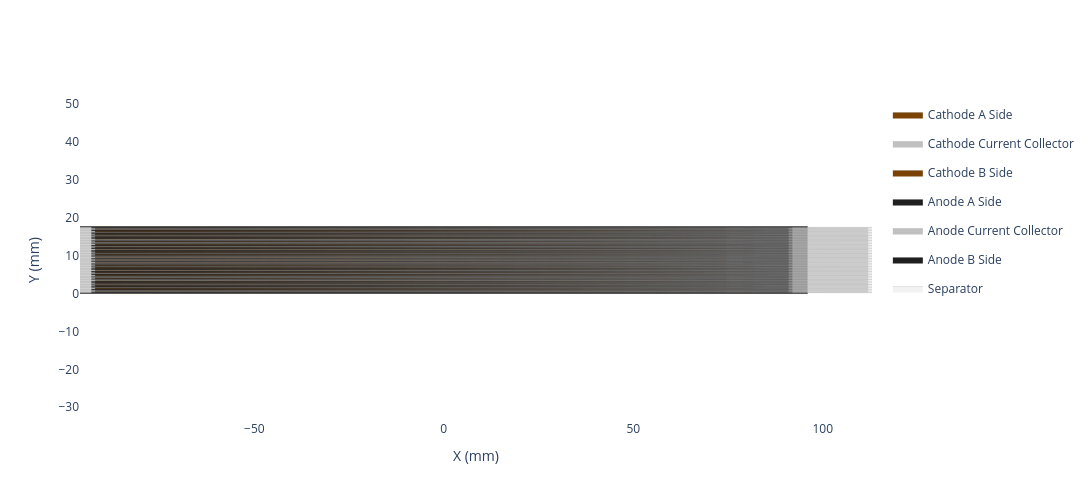

The notebook cell saved with this chart:
### Code cell
my_stack.get_side_view(width=1600, height=500).show()

### Figure 1 — Plotly figure (JSON) as saved in the notebook; plotly's stock layout.template omitted (floating-point values rounded to 4 significant figures; data arrays with more than 128 entries replaced by an {"elided": "..."} marker saying what was removed)
{"data": [{"fill": "toself", "fillcolor": "#7b4206", "legendgroup": "Cathode A Side", "line": {"color": "black", "width": 0.1}, "mode": "lines", "name": "Cathode A Side", "showlegend": true, "type": "scatter", "x": {"elided": "759 float values"}, "y": {"elided": "759 float values"}}, {"fill": "toself", "fillcolor": "#C0C0C0", "legendgroup": "Cathode Current Collector", "line": {"color": "black", "width": 0.1}, "mode": "lines", "name": "Cathode Current Collector", "showlegend": true, "type": "scatter", "x": {"elided": "759 float values"}, "y": {"elided": "759 float values"}}, {"fill": "toself", "fillcolor": "#7b4206", "legendgroup": "Cathode B Side", "line": {"color": "black", "width": 0.1}, "mode": "lines", "name": "Cathode B Side", "showlegend": true, "type": "scatter", "x": {"elided": "759 float values"}, "y": {"elided": "759 float values"}}, {"fill": "toself", "fillcolor": "#1f1f1f", "legendgroup": "Anode A Side", "line": {"color": "black", "width": 0.1}, "mode": "lines", "name": "Anode A Side", "showlegend": true, "type": "scatter", "x": {"elided": "778 float values"}, "y": {"elided": "778 float values"}}, {"fill": "toself", "fillcolor": "#C0C0C0", "legendgroup": "Anode Current Collector", "line": {"color": "black", "width": 0.1}, "mode": "lines", "name": "Anode Current Collector", "showlegend": true, "type": "scatter", "x": {"elided": "778 float values"}, "y": {"elided": "778 float values"}}, {"fill": "toself", "fillcolor": "#1f1f1f", "legendgroup": "Anode B Side", "line": {"color": "black", "width": 0.1}, "mode": "lines", "name": "Anode B Side", "showlegend": true, "type": "scatter", "x": {"elided": "778 float values"}, "y": {"elided": "778 float values"}}, {"fill": "toself", "fillcolor": "#f2f2f2", "legendgroup": "Separator", "line": {"color": "black", "width": 0.1}, "mode": "lines", "name": "Separator", "showlegend": true, "type": "scatter", "x": {"elided": "1033 float values"}, "y": {"elided": "1033 float values"}}], "layout": {"height": 500, "paper_bgcolor": "white", "plot_bgcolor": "white", "width": 1600, "xaxis": {"scaleanchor": "y", "title": {"text": "X (mm)"}, "zeroline": false}, "yaxis": {"title": {"text": "Y (mm)"}, "zeroline": false}}}
